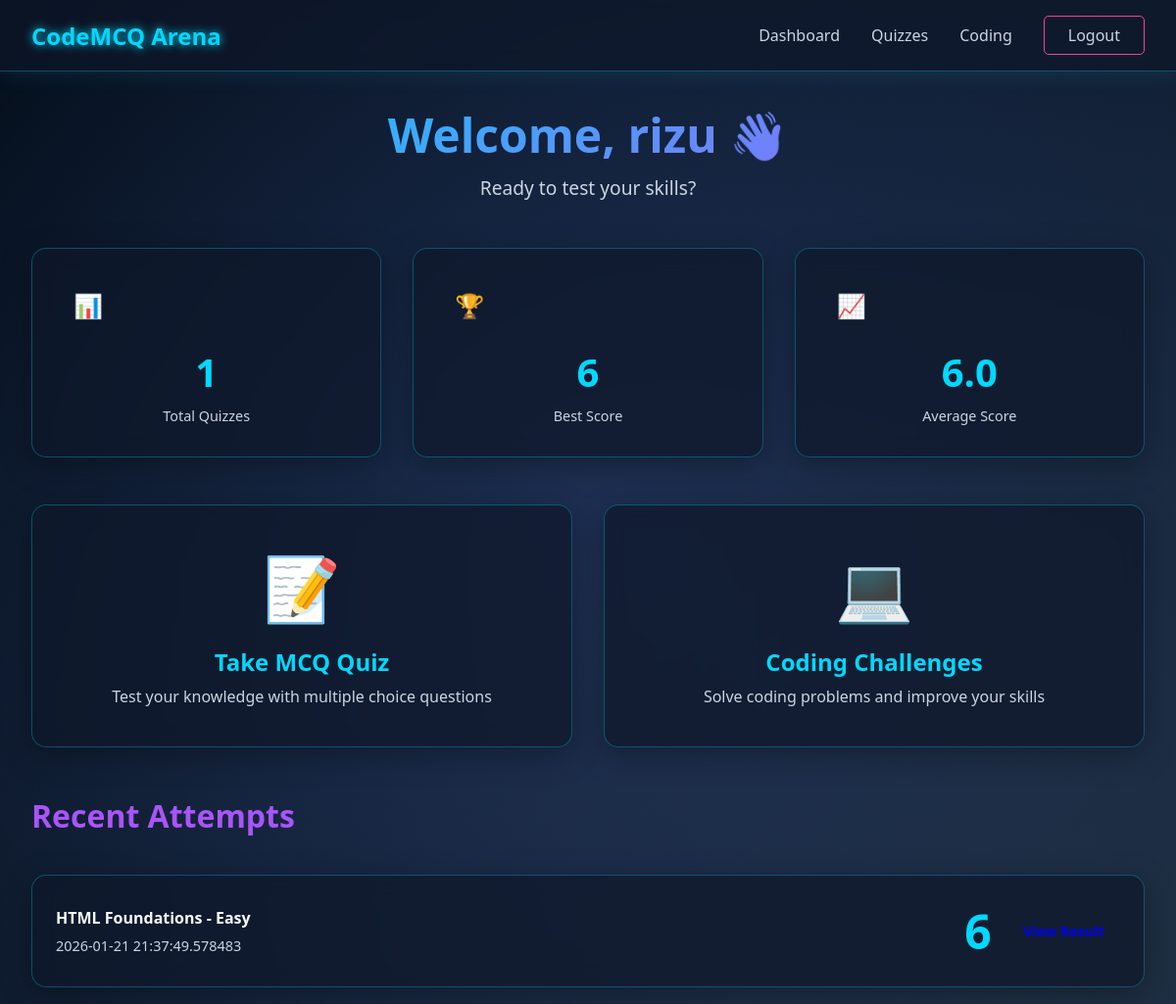
Page /dashboard (signed in) on the earlier database version.
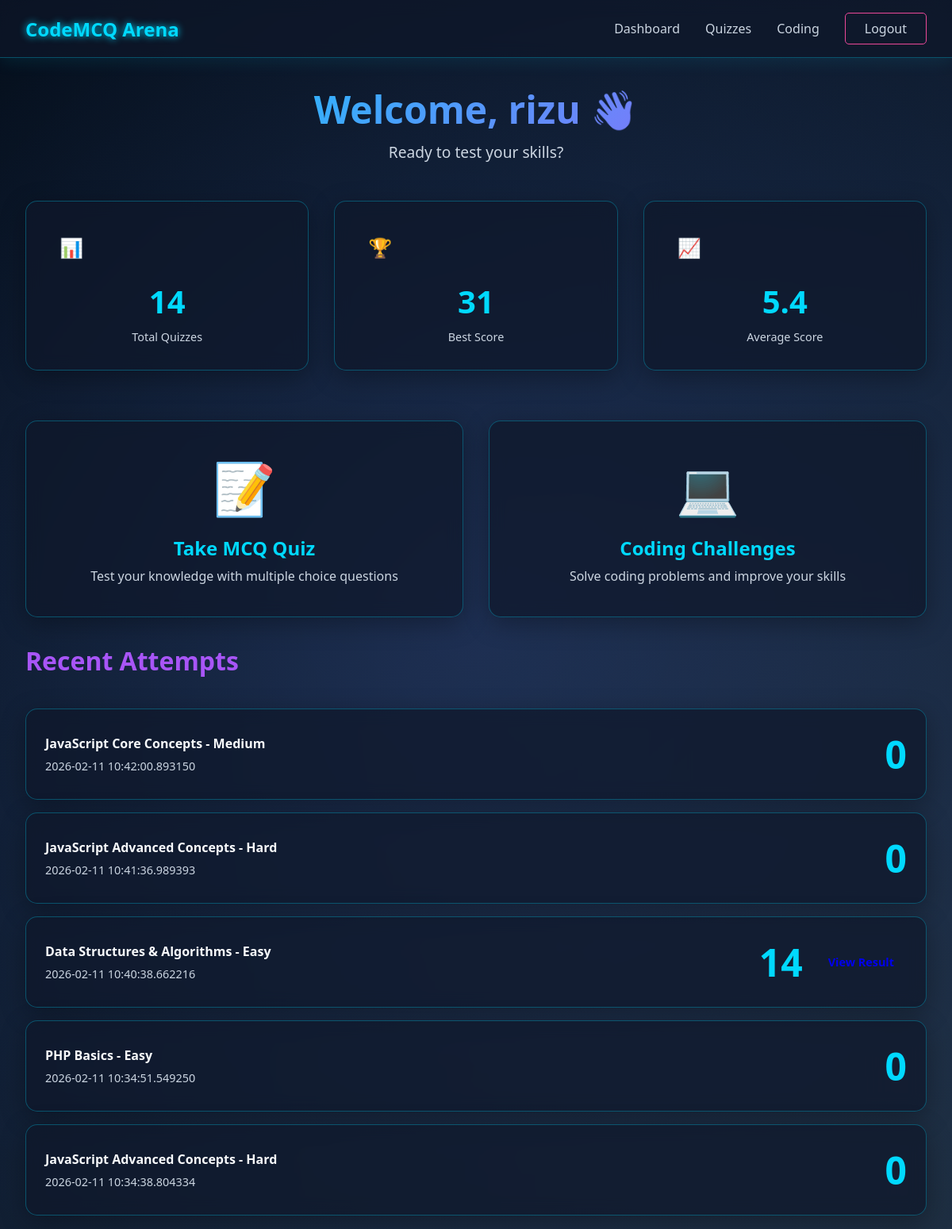
Same page on the later database version.
### tables this page shows
CREATE TABLE attempts (
        id INTEGER PRIMARY KEY AUTOINCREMENT,
        user_id INTEGER NOT NULL,
        quiz_id TEXT NOT NULL,
        score INTEGER DEFAULT 0,
        started_at TIMESTAMP DEFAULT CURRENT_TIMESTAMP,
        completed_at TIMESTAMP,
        total_correct INTEGER DEFAULT 0,
        total_wrong INTEGER DEFAULT 0,
        total_unanswered INTEGER DEFAULT 0,
        FOREIGN KEY (user_id) REFERENCES users (id)
    );

### app.py (the view)
    def decorated_function(*args, **kwargs):
        if 'user_id' not in session:
            flash('Please login to access this page.', 'error')
            return redirect(url_for('login'))
        return f(*args, **kwargs)

### app.py (called while the page is built)
@app.context_processor
def inject_language_labels():
    return {
        'language_labels': LANGUAGE_LABELS,
        'get_language_label': get_language_label
    }

def get_db():
    conn = sqlite3.connect(app.config['DATABASE'])
    conn.row_factory = sqlite3.Row
    return conn

def require_login(f):
    def decorated_function(*args, **kwargs):
        if 'user_id' not in session:
            flash('Please login to access this page.', 'error')
            return redirect(url_for('login'))
        return f(*args, **kwargs)
    decorated_function.__name__ = f.__name__
    return decorated_function

### data_loader.py (called while the page is built)
def normalise(value: str) -> str:
    return value.strip().lower()

def get_mcq_file_path(language: str, level: str) -> str:
    lang = normalise(language)
    lvl = normalise(level)
    return os.path.join(MCQ_DIR, lang, f'{lvl}.json')

def _load_json_file(path: str) -> Optional[Dict]:
    try:
        with open(path, 'r', encoding='utf-8') as f:
            return json.load(f)
    except (FileNotFoundError, json.JSONDecodeError):
        return None

def load_quiz(language: str, level: str) -> Optional[Dict]:
    file_path = get_mcq_file_path(language, level)
    return _load_json_file(file_path)

def load_quiz_catalog() -> List[Dict]:
    catalog = []
    for language in LANGUAGES:
        for level in LEVELS:
            quiz = load_quiz(language, level)
            if quiz:
                catalog.append({
                    'id': quiz.get('quiz_id') or f'{language}_{level}',
                    'language': language,
                    'level': level,
                    'title': quiz.get('title', f'{language.title()} {level.title()} Quiz'),
                    'description': quiz.get('description', ''),
                    'duration_minutes': quiz.get('duration_minutes', 15),
                    'difficulty': quiz.get('difficulty', level),
                    'questions_count': len(quiz.get('questions', []))
                })
    return catalog

### templates/dashboard.html (shortened to what this page needs)
{% extends "base.html" %}
{% block content %}
<div class="dashboard-container">
    <div class="dashboard-header">
        <h1 class="dashboard-title">Welcome, {{ user_name }} 👋</h1>
        <p class="dashboard-subtitle">Ready to test your skills?</p>
    </div>
    <div class="stats-grid">
        <div class="stat-card glass-card">
            <div class="stat-icon">📊</div>
            <div class="stat-value">{{ stats.total_attempts or 0 }}</div>
            <div class="stat-label">Total Quizzes</div>
        </div>
        <div class="stat-card glass-card">
            <div class="stat-icon">🏆</div>
            <div class="stat-value">{{ stats.best_score or 0 }}</div>
            <div class="stat-label">Best Score</div>
        </div>
        <div class="stat-card glass-card">
            <div class="stat-icon">📈</div>
            <div class="stat-value">{{ "%.1f"|format(stats.avg_score or 0) }}</div>
            <div class="stat-label">Average Score</div>
        </div>
    </div>
    <div class="action-cards">
        <a href="{{ url_for('quiz_select') }}" class="action-card glass-card card-hover">
            <div class="action-icon">📝</div>
            <h3>Take MCQ Quiz</h3>
            <p>Test your knowledge with multiple choice questions</p>
        </a>
        <a href="{{ url_for('coding_list') }}" class="action-card glass-card card-hover">
            <div class="action-icon">💻</div>
            <h3>Coding Challenges</h3>
            <p>Solve coding problems and improve your skills</p>
        </a>
    </div>
    {% if recent_attempts %}
    <div class="recent-section">
        <h2 class="section-title">Recent Attempts</h2>
        <div class="recent-list">
            {% for attempt in recent_attempts %}
            <div class="recent-item glass-card">
                <div class="recent-info">
                    <h4>{{ attempt.quiz_title }}</h4>
                    <p class="recent-date">{{ attempt.completed_at or attempt.started_at }}</p>
                </div>
                <div class="recent-score">
                    <span class="score-value">{{ attempt.score }}</span>
                    {% if attempt.completed_at %}
                    <a href="{{ url_for('result', attempt_id=attempt.id) }}" class="btn btn-small">View Result</a>
                    {% endif %}
                </div>
            </div>
            {% endfor %}
        </div>
    </div>
    {% endif %}
</div>
{% endblock %}

### templates/base.html (shortened to what this page needs)
<!DOCTYPE html>
<html lang="en">
<head>
    <link rel="stylesheet" href="{{ url_for('static', filename='css/style.css') }}">
</head>
<body>
    <div class="background-animation"></div>
    {% if session.user_id %}
    <nav class="navbar">
        <div class="nav-container">
            <a href="{{ url_for('dashboard') }}" class="nav-logo">CodeMCQ Arena</a>
            <div class="nav-links">
                <a href="{{ url_for('dashboard') }}">Dashboard</a>
                <a href="{{ url_for('quiz_select') }}">Quizzes</a>
                <a href="{{ url_for('coding_list') }}">Coding</a>
                <a href="{{ url_for('logout') }}" class="logout-btn">Logout</a>
            </div>
        </div>
    </nav>
    {% endif %}
    <main class="main-content">
        {% block content %}{% endblock %}
    </main>
</body>
</html>

Differences in the rows shown:
no longer on this page (row unchanged): attempts: quiz_title "HTML Foundations - Easy", completed_at "2026-01-21 21:37:49.578483", score "6"
added attempts: quiz_title "JavaScript Core Concepts - Medium", started_at "2026-02-11 10:42:00.893150", score "0"
added attempts: quiz_title "JavaScript Advanced Concepts - Hard", started_at "2026-02-11 10:41:36.989393", score "0"
added attempts: quiz_title "Data Structures & Algorithms - Easy", completed_at "2026-02-11 10:40:38.662216", score "14"
added attempts: quiz_title "PHP Basics - Easy", started_at "2026-02-11 10:34:51.549250", score "0"
added attempts: quiz_title "JavaScript Advanced Concepts - Hard", started_at "2026-02-11 10:34:38.804334", score "0"
Other differences:
{{ stats.total_attempts or 0 }}: "1" → "14"
{{ stats.best_score or 0 }}: "6" → "31"
{{ "%.1f"|format(stats.avg_score or 0) }}: "6.0" → "5.4"
